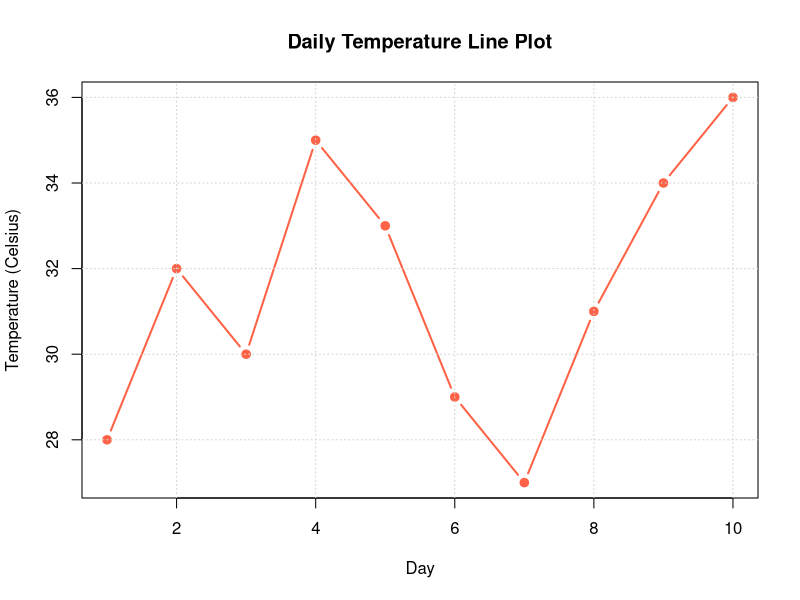

The R source for this figure:
# Create 10 daily temperatures; find highest, lowest and average and draw a line plot.

days         <- 1:10
temperatures <- c(28, 32, 30, 35, 33, 29, 27, 31, 34, 36)

cat("Daily Temperatures (Day -> Temp):\n")
for (i in seq_along(days)) {
  cat("  Day", days[i], "->", temperatures[i], "C\n")
}

cat("\nHighest Temperature:", max(temperatures), "C (Day", which.max(temperatures), ")\n")
cat("Lowest  Temperature:", min(temperatures), "C (Day", which.min(temperatures), ")\n")
cat("Average Temperature:", mean(temperatures), "C\n")

plot(days, temperatures, type = "b", main = "Daily Temperature Line Plot",
     xlab = "Day", ylab = "Temperature (Celsius)", col = "tomato", pch = 19, lwd = 2)
grid()
